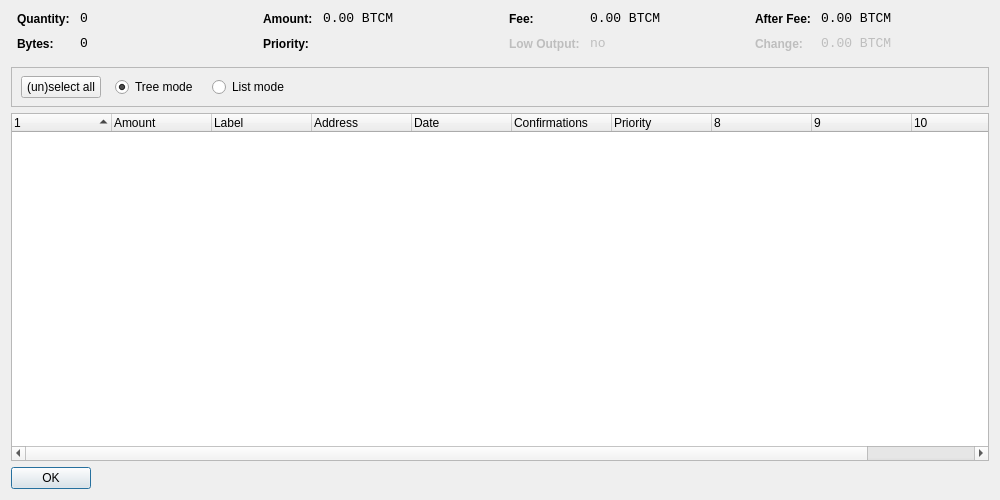
<?xml version="1.0" encoding="UTF-8"?>
<ui version="4.0">
 <class>CoinControlDialog</class>
 <widget class="QDialog" name="CoinControlDialog">
  <property name="geometry">
   <rect>
    <x>0</x>
    <y>0</y>
    <width>1000</width>
    <height>500</height>
   </rect>
  </property>
  <property name="windowTitle">
   <string>Coin Control</string>
  </property>
  <property name="styleSheet">
   <string notr="true">background-image: url(:/images/bm);</string>
  </property>
  <layout class="QVBoxLayout" name="verticalLayout">
   <item>
    <layout class="QHBoxLayout" name="horizontalLayoutTop" stretch="0,0,0,0">
     <property name="topMargin">
      <number>0</number>
     </property>
     <property name="bottomMargin">
      <number>10</number>
     </property>
     <item>
      <layout class="QFormLayout" name="formLayoutCoinControl1">
       <property name="horizontalSpacing">
        <number>10</number>
       </property>
       <property name="verticalSpacing">
        <number>10</number>
       </property>
       <property name="leftMargin">
        <number>6</number>
       </property>
       <property name="rightMargin">
        <number>6</number>
       </property>
       <item row="0" column="0">
        <widget class="QLabel" name="labelCoinControlQuantityText">
         <property name="styleSheet">
          <string notr="true">font-weight:bold;</string>
         </property>
         <property name="text">
          <string>Quantity:</string>
         </property>
        </widget>
       </item>
       <item row="0" column="1">
        <widget class="QLabel" name="labelCoinControlQuantity">
         <property name="font">
          <font>
           <family>Monospace</family>
           <pointsize>10</pointsize>
          </font>
         </property>
         <property name="cursor">
          <cursorShape>IBeamCursor</cursorShape>
         </property>
         <property name="contextMenuPolicy">
          <enum>Qt::ActionsContextMenu</enum>
         </property>
         <property name="text">
          <string notr="true">0</string>
         </property>
         <property name="textInteractionFlags">
          <set>Qt::LinksAccessibleByMouse|Qt::TextSelectableByKeyboard|Qt::TextSelectableByMouse</set>
         </property>
        </widget>
       </item>
       <item row="1" column="0">
        <widget class="QLabel" name="labelCoinControlBytesText">
         <property name="styleSheet">
          <string notr="true">font-weight:bold;</string>
         </property>
         <property name="text">
          <string>Bytes:</string>
         </property>
        </widget>
       </item>
       <item row="1" column="1">
        <widget class="QLabel" name="labelCoinControlBytes">
         <property name="font">
          <font>
           <family>Monospace</family>
           <pointsize>10</pointsize>
          </font>
         </property>
         <property name="cursor">
          <cursorShape>IBeamCursor</cursorShape>
         </property>
         <property name="contextMenuPolicy">
          <enum>Qt::ActionsContextMenu</enum>
         </property>
         <property name="text">
          <string notr="true">0</string>
         </property>
         <property name="textInteractionFlags">
          <set>Qt::LinksAccessibleByMouse|Qt::TextSelectableByKeyboard|Qt::TextSelectableByMouse</set>
         </property>
        </widget>
       </item>
      </layout>
     </item>
     <item>
      <layout class="QFormLayout" name="formLayoutCoinControl2">
       <property name="horizontalSpacing">
        <number>10</number>
       </property>
       <property name="verticalSpacing">
        <number>10</number>
       </property>
       <property name="leftMargin">
        <number>6</number>
       </property>
       <property name="rightMargin">
        <number>6</number>
       </property>
       <item row="0" column="0">
        <widget class="QLabel" name="labelCoinControlAmountText">
         <property name="styleSheet">
          <string notr="true">font-weight:bold;</string>
         </property>
         <property name="text">
          <string>Amount:</string>
         </property>
        </widget>
       </item>
       <item row="0" column="1">
        <widget class="QLabel" name="labelCoinControlAmount">
         <property name="font">
          <font>
           <family>Monospace</family>
           <pointsize>10</pointsize>
          </font>
         </property>
         <property name="cursor">
          <cursorShape>IBeamCursor</cursorShape>
         </property>
         <property name="contextMenuPolicy">
          <enum>Qt::ActionsContextMenu</enum>
         </property>
         <property name="text">
          <string notr="true">0.00 BTCM</string>
         </property>
         <property name="textInteractionFlags">
          <set>Qt::LinksAccessibleByMouse|Qt::TextSelectableByKeyboard|Qt::TextSelectableByMouse</set>
         </property>
        </widget>
       </item>
       <item row="1" column="0">
        <widget class="QLabel" name="labelCoinControlPriorityText">
         <property name="styleSheet">
          <string notr="true">font-weight:bold;</string>
         </property>
         <property name="text">
          <string>Priority:</string>
         </property>
        </widget>
       </item>
       <item row="1" column="1">
        <widget class="QLabel" name="labelCoinControlPriority">
         <property name="font">
          <font>
           <family>Monospace</family>
           <pointsize>10</pointsize>
          </font>
         </property>
         <property name="cursor">
          <cursorShape>IBeamCursor</cursorShape>
         </property>
         <property name="contextMenuPolicy">
          <enum>Qt::ActionsContextMenu</enum>
         </property>
         <property name="text">
          <string/>
         </property>
         <property name="textInteractionFlags">
          <set>Qt::LinksAccessibleByMouse|Qt::TextSelectableByKeyboard|Qt::TextSelectableByMouse</set>
         </property>
        </widget>
       </item>
      </layout>
     </item>
     <item>
      <layout class="QFormLayout" name="formLayoutCoinControl3">
       <property name="horizontalSpacing">
        <number>10</number>
       </property>
       <property name="verticalSpacing">
        <number>10</number>
       </property>
       <property name="leftMargin">
        <number>6</number>
       </property>
       <property name="rightMargin">
        <number>6</number>
       </property>
       <item row="0" column="0">
        <widget class="QLabel" name="labelCoinControlFeeText">
         <property name="styleSheet">
          <string notr="true">font-weight:bold;</string>
         </property>
         <property name="text">
          <string>Fee:</string>
         </property>
        </widget>
       </item>
       <item row="0" column="1">
        <widget class="QLabel" name="labelCoinControlFee">
         <property name="font">
          <font>
           <family>Monospace</family>
           <pointsize>10</pointsize>
          </font>
         </property>
         <property name="cursor">
          <cursorShape>IBeamCursor</cursorShape>
         </property>
         <property name="contextMenuPolicy">
          <enum>Qt::ActionsContextMenu</enum>
         </property>
         <property name="text">
          <string notr="true">0.00 BTCM</string>
         </property>
         <property name="textInteractionFlags">
          <set>Qt::LinksAccessibleByMouse|Qt::TextSelectableByKeyboard|Qt::TextSelectableByMouse</set>
         </property>
        </widget>
       </item>
       <item row="1" column="0">
        <widget class="QLabel" name="labelCoinControlLowOutputText">
         <property name="enabled">
          <bool>false</bool>
         </property>
         <property name="styleSheet">
          <string notr="true">font-weight:bold;</string>
         </property>
         <property name="text">
          <string>Low Output:</string>
         </property>
        </widget>
       </item>
       <item row="1" column="1">
        <widget class="QLabel" name="labelCoinControlLowOutput">
         <property name="enabled">
          <bool>false</bool>
         </property>
         <property name="font">
          <font>
           <family>Monospace</family>
           <pointsize>10</pointsize>
          </font>
         </property>
         <property name="cursor">
          <cursorShape>IBeamCursor</cursorShape>
         </property>
         <property name="contextMenuPolicy">
          <enum>Qt::ActionsContextMenu</enum>
         </property>
         <property name="text">
          <string notr="true">no</string>
         </property>
         <property name="textInteractionFlags">
          <set>Qt::LinksAccessibleByMouse|Qt::TextSelectableByKeyboard|Qt::TextSelectableByMouse</set>
         </property>
        </widget>
       </item>
      </layout>
     </item>
     <item>
      <layout class="QFormLayout" name="formLayoutCoinControl4">
       <property name="horizontalSpacing">
        <number>10</number>
       </property>
       <property name="verticalSpacing">
        <number>10</number>
       </property>
       <property name="leftMargin">
        <number>6</number>
       </property>
       <property name="rightMargin">
        <number>6</number>
       </property>
       <item row="0" column="0">
        <widget class="QLabel" name="labelCoinControlAfterFeeText">
         <property name="styleSheet">
          <string notr="true">font-weight:bold;</string>
         </property>
         <property name="text">
          <string>After Fee:</string>
         </property>
        </widget>
       </item>
       <item row="0" column="1">
        <widget class="QLabel" name="labelCoinControlAfterFee">
         <property name="font">
          <font>
           <family>Monospace</family>
           <pointsize>10</pointsize>
          </font>
         </property>
         <property name="cursor">
          <cursorShape>IBeamCursor</cursorShape>
         </property>
         <property name="contextMenuPolicy">
          <enum>Qt::ActionsContextMenu</enum>
         </property>
         <property name="text">
          <string notr="true">0.00 BTCM</string>
         </property>
         <property name="textInteractionFlags">
          <set>Qt::LinksAccessibleByMouse|Qt::TextSelectableByKeyboard|Qt::TextSelectableByMouse</set>
         </property>
        </widget>
       </item>
       <item row="1" column="0">
        <widget class="QLabel" name="labelCoinControlChangeText">
         <property name="enabled">
          <bool>false</bool>
         </property>
         <property name="styleSheet">
          <string notr="true">font-weight:bold;</string>
         </property>
         <property name="text">
          <string>Change:</string>
         </property>
        </widget>
       </item>
       <item row="1" column="1">
        <widget class="QLabel" name="labelCoinControlChange">
         <property name="enabled">
          <bool>false</bool>
         </property>
         <property name="font">
          <font>
           <family>Monospace</family>
           <pointsize>10</pointsize>
          </font>
         </property>
         <property name="cursor">
          <cursorShape>IBeamCursor</cursorShape>
         </property>
         <property name="contextMenuPolicy">
          <enum>Qt::ActionsContextMenu</enum>
         </property>
         <property name="text">
          <string notr="true">0.00 BTCM</string>
         </property>
         <property name="textInteractionFlags">
          <set>Qt::LinksAccessibleByMouse|Qt::TextSelectableByKeyboard|Qt::TextSelectableByMouse</set>
         </property>
        </widget>
       </item>
      </layout>
     </item>
    </layout>
   </item>
   <item>
    <widget class="QFrame" name="frame">
     <property name="minimumSize">
      <size>
       <width>0</width>
       <height>40</height>
      </size>
     </property>
     <property name="frameShape">
      <enum>QFrame::StyledPanel</enum>
     </property>
     <property name="frameShadow">
      <enum>QFrame::Sunken</enum>
     </property>
     <widget class="QWidget" name="horizontalLayoutWidget">
      <property name="geometry">
       <rect>
        <x>10</x>
        <y>0</y>
        <width>781</width>
        <height>41</height>
       </rect>
      </property>
      <layout class="QHBoxLayout" name="horizontalLayoutPanel" stretch="0,0,0,0">
       <property name="spacing">
        <number>14</number>
       </property>
       <item>
        <widget class="QPushButton" name="pushButtonSelectAll">
         <property name="sizePolicy">
          <sizepolicy hsizetype="Maximum" vsizetype="Fixed">
           <horstretch>0</horstretch>
           <verstretch>0</verstretch>
          </sizepolicy>
         </property>
         <property name="text">
          <string>(un)select all</string>
         </property>
        </widget>
       </item>
       <item>
        <widget class="QRadioButton" name="radioTreeMode">
         <property name="sizePolicy">
          <sizepolicy hsizetype="Maximum" vsizetype="Fixed">
           <horstretch>0</horstretch>
           <verstretch>0</verstretch>
          </sizepolicy>
         </property>
         <property name="text">
          <string>Tree mode</string>
         </property>
         <property name="checked">
          <bool>true</bool>
         </property>
        </widget>
       </item>
       <item>
        <widget class="QRadioButton" name="radioListMode">
         <property name="sizePolicy">
          <sizepolicy hsizetype="Maximum" vsizetype="Fixed">
           <horstretch>0</horstretch>
           <verstretch>0</verstretch>
          </sizepolicy>
         </property>
         <property name="text">
          <string>List mode</string>
         </property>
        </widget>
       </item>
       <item>
        <spacer name="horizontalSpacer">
         <property name="orientation">
          <enum>Qt::Horizontal</enum>
         </property>
         <property name="sizeHint" stdset="0">
          <size>
           <width>40</width>
           <height>20</height>
          </size>
         </property>
        </spacer>
       </item>
      </layout>
     </widget>
    </widget>
   </item>
   <item>
    <widget class="CoinControlTreeWidget" name="treeWidget">
     <property name="contextMenuPolicy">
      <enum>Qt::CustomContextMenu</enum>
     </property>
     <property name="sortingEnabled">
      <bool>false</bool>
     </property>
     <property name="columnCount">
      <number>11</number>
     </property>
     <attribute name="headerShowSortIndicator" stdset="0">
      <bool>true</bool>
     </attribute>
     <attribute name="headerStretchLastSection">
      <bool>false</bool>
     </attribute>
     <column>
      <property name="text">
       <string/>
      </property>
     </column>
     <column>
      <property name="text">
       <string>Amount</string>
      </property>
     </column>
     <column>
      <property name="text">
       <string>Label</string>
      </property>
     </column>
     <column>
      <property name="text">
       <string>Address</string>
      </property>
     </column>
     <column>
      <property name="text">
       <string>Date</string>
      </property>
     </column>
     <column>
      <property name="text">
       <string>Confirmations</string>
      </property>
      <property name="toolTip">
       <string>Confirmed</string>
      </property>
     </column>
     <column>
      <property name="text">
       <string>Priority</string>
      </property>
     </column>
     <column>
      <property name="text">
       <string/>
      </property>
     </column>
     <column>
      <property name="text">
       <string/>
      </property>
     </column>
     <column>
      <property name="text">
       <string/>
      </property>
     </column>
     <column>
      <property name="text">
       <string/>
      </property>
     </column>
    </widget>
   </item>
   <item>
    <widget class="QDialogButtonBox" name="buttonBox">
     <property name="sizePolicy">
      <sizepolicy hsizetype="Maximum" vsizetype="Fixed">
       <horstretch>0</horstretch>
       <verstretch>0</verstretch>
      </sizepolicy>
     </property>
     <property name="orientation">
      <enum>Qt::Horizontal</enum>
     </property>
     <property name="standardButtons">
      <set>QDialogButtonBox::Ok</set>
     </property>
    </widget>
   </item>
  </layout>
 </widget>
 <customwidgets>
  <customwidget>
   <class>CoinControlTreeWidget</class>
   <extends>QTreeWidget</extends>
   <header>coincontroltreewidget.h</header>
  </customwidget>
 </customwidgets>
 <resources/>
 <connections/>
</ui>
